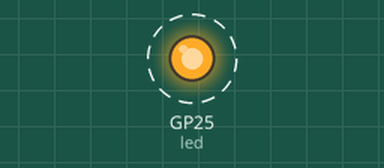
This program was run on a simulated Raspberry Pi Pico running CircuitPython. Shown: output pins drawn as LEDs (lit = HIGH). Dashed ring = blinking. What the program prints to the serial console is not drawn.

Above: at 0.5 s.
Timing chart, 0 to 3.0 s (numbered marks = the images above):
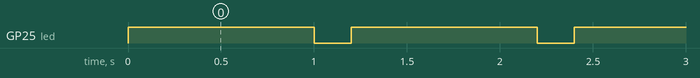

The program:

code.py
```python
# Externe Bibliotheken laden
import time     # Bibliothek Zeit-Funktionen
import digitalio# Bibliothek zur Steuerung von GPIOs
import board    # Bibliothek welches die Adressen der Pins kennt: z.B. board.LED

# Ein- und Ausgänge definieren
led = digitalio.DigitalInOut(board.LED) # Die Variable LED wird mit dem GPIO der LED auf dem Board verbunden
led.direction = digitalio.Direction.OUTPUT # Legt Richtung des PIN fest -> Output

# Endlosschleife
while True:
        led.value = True
        time.sleep(1.0)
        led.value = False
        time.sleep(0.2)
        print("Sleep!")
```

Measured:
- by itself, GP25 (led): alternates HIGH for 1.0 s and LOW for 0.20 s
